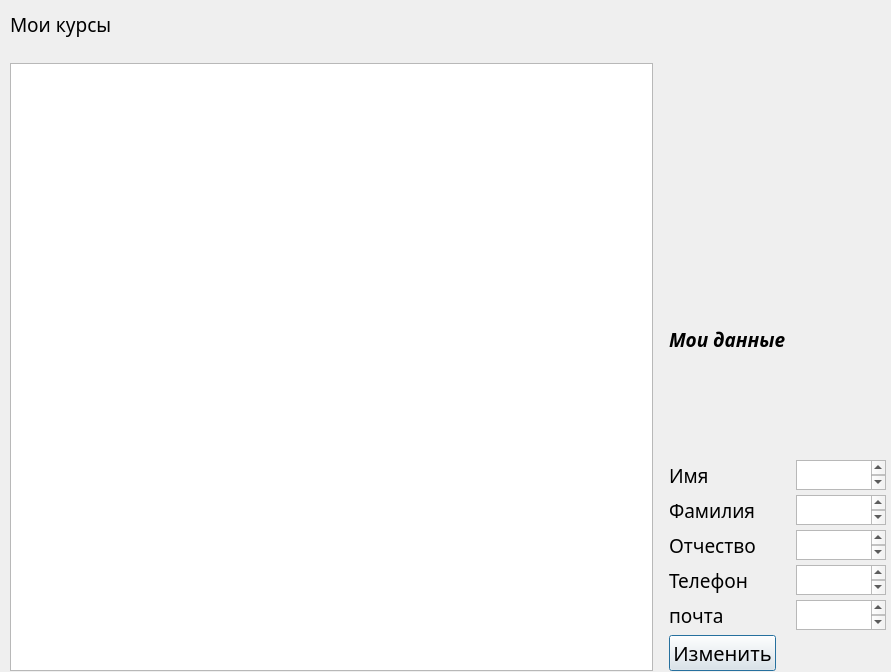
<?xml version="1.0" encoding="UTF-8"?>
<ui version="4.0">
 <class>teacher</class>
 <widget class="QDialog" name="teacher">
  <property name="geometry">
   <rect>
    <x>0</x>
    <y>0</y>
    <width>891</width>
    <height>672</height>
   </rect>
  </property>
  <property name="windowTitle">
   <string>Dialog</string>
  </property>
  <widget class="QWidget" name="horizontalLayoutWidget">
   <property name="geometry">
    <rect>
     <x>0</x>
     <y>1</y>
     <width>891</width>
     <height>680</height>
    </rect>
   </property>
   <layout class="QHBoxLayout" name="horizontalLayout_7" stretch="3,1">
    <item>
     <layout class="QVBoxLayout" name="verticalLayout" stretch="0,30">
      <property name="spacing">
       <number>25</number>
      </property>
      <property name="leftMargin">
       <number>10</number>
      </property>
      <property name="topMargin">
       <number>10</number>
      </property>
      <property name="rightMargin">
       <number>10</number>
      </property>
      <property name="bottomMargin">
       <number>10</number>
      </property>
      <item>
       <widget class="QLabel" name="label">
        <property name="font">
         <font>
          <family>Sawasdee</family>
          <pointsize>14</pointsize>
         </font>
        </property>
        <property name="text">
         <string>Мои курсы</string>
        </property>
       </widget>
      </item>
      <item>
       <widget class="QTableView" name="tableView"/>
      </item>
     </layout>
    </item>
    <item>
     <layout class="QVBoxLayout" name="verticalLayout_2" stretch="0">
      <property name="topMargin">
       <number>300</number>
      </property>
      <item>
       <layout class="QGridLayout" name="gridLayout_2" rowstretch="1,1,1,1,1,1,1,1">
        <property name="sizeConstraint">
         <enum>QLayout::SetDefaultConstraint</enum>
        </property>
        <property name="topMargin">
         <number>0</number>
        </property>
        <property name="rightMargin">
         <number>5</number>
        </property>
        <property name="bottomMargin">
         <number>10</number>
        </property>
        <property name="horizontalSpacing">
         <number>10</number>
        </property>
        <property name="verticalSpacing">
         <number>5</number>
        </property>
        <item row="5" column="0">
         <widget class="QLabel" name="label_6">
          <property name="font">
           <font>
            <family>Sawasdee</family>
            <pointsize>14</pointsize>
           </font>
          </property>
          <property name="text">
           <string>Телефон</string>
          </property>
         </widget>
        </item>
        <item row="5" column="2">
         <widget class="QPlainTextEdit" name="plainTextEdit_3">
          <property name="maximumSize">
           <size>
            <width>300</width>
            <height>30</height>
           </size>
          </property>
          <property name="font">
           <font>
            <family>Sawasdee</family>
            <pointsize>14</pointsize>
           </font>
          </property>
         </widget>
        </item>
        <item row="6" column="2">
         <widget class="QPlainTextEdit" name="plainTextEdit_5">
          <property name="maximumSize">
           <size>
            <width>300</width>
            <height>30</height>
           </size>
          </property>
          <property name="font">
           <font>
            <family>Sawasdee</family>
            <pointsize>14</pointsize>
           </font>
          </property>
         </widget>
        </item>
        <item row="4" column="2">
         <widget class="QPlainTextEdit" name="plainTextEdit_4">
          <property name="maximumSize">
           <size>
            <width>300</width>
            <height>30</height>
           </size>
          </property>
          <property name="font">
           <font>
            <family>Sawasdee</family>
            <pointsize>14</pointsize>
           </font>
          </property>
         </widget>
        </item>
        <item row="4" column="0">
         <widget class="QLabel" name="label_4">
          <property name="font">
           <font>
            <family>Sawasdee</family>
            <pointsize>14</pointsize>
           </font>
          </property>
          <property name="text">
           <string>Отчество</string>
          </property>
         </widget>
        </item>
        <item row="2" column="2">
         <widget class="QPlainTextEdit" name="plainTextEdit">
          <property name="sizePolicy">
           <sizepolicy hsizetype="Expanding" vsizetype="Fixed">
            <horstretch>0</horstretch>
            <verstretch>0</verstretch>
           </sizepolicy>
          </property>
          <property name="minimumSize">
           <size>
            <width>90</width>
            <height>10</height>
           </size>
          </property>
          <property name="maximumSize">
           <size>
            <width>300</width>
            <height>30</height>
           </size>
          </property>
          <property name="baseSize">
           <size>
            <width>10</width>
            <height>10</height>
           </size>
          </property>
          <property name="font">
           <font>
            <family>Sawasdee</family>
            <pointsize>14</pointsize>
           </font>
          </property>
         </widget>
        </item>
        <item row="7" column="0">
         <widget class="QPushButton" name="pushButton">
          <property name="sizePolicy">
           <sizepolicy hsizetype="Fixed" vsizetype="Fixed">
            <horstretch>0</horstretch>
            <verstretch>0</verstretch>
           </sizepolicy>
          </property>
          <property name="font">
           <font>
            <family>Sawasdee</family>
            <pointsize>15</pointsize>
            <italic>false</italic>
            <underline>false</underline>
            <strikeout>false</strikeout>
            <kerning>false</kerning>
           </font>
          </property>
          <property name="layoutDirection">
           <enum>Qt::LeftToRight</enum>
          </property>
          <property name="text">
           <string>Изменить</string>
          </property>
         </widget>
        </item>
        <item row="3" column="0">
         <widget class="QLabel" name="label_5">
          <property name="font">
           <font>
            <family>Sawasdee</family>
            <pointsize>14</pointsize>
           </font>
          </property>
          <property name="text">
           <string>Фамилия</string>
          </property>
         </widget>
        </item>
        <item row="3" column="2">
         <widget class="QPlainTextEdit" name="plainTextEdit_2">
          <property name="maximumSize">
           <size>
            <width>300</width>
            <height>30</height>
           </size>
          </property>
          <property name="font">
           <font>
            <family>Sawasdee</family>
            <pointsize>14</pointsize>
           </font>
          </property>
         </widget>
        </item>
        <item row="2" column="0">
         <widget class="QLabel" name="label_3">
          <property name="font">
           <font>
            <family>Sawasdee</family>
            <pointsize>14</pointsize>
           </font>
          </property>
          <property name="text">
           <string>Имя</string>
          </property>
         </widget>
        </item>
        <item row="6" column="0">
         <widget class="QLabel" name="label_7">
          <property name="font">
           <font>
            <family>Sawasdee</family>
            <pointsize>14</pointsize>
           </font>
          </property>
          <property name="text">
           <string>почта</string>
          </property>
         </widget>
        </item>
        <item row="0" column="0">
         <widget class="QLabel" name="label_2">
          <property name="palette">
           <palette>
            <active>
             <colorrole role="Base">
              <brush brushstyle="SolidPattern">
               <color alpha="255">
                <red>255</red>
                <green>255</green>
                <blue>255</blue>
               </color>
              </brush>
             </colorrole>
             <colorrole role="Window">
              <brush brushstyle="SolidPattern">
               <color alpha="255">
                <red>181</red>
                <green>227</green>
                <blue>224</blue>
               </color>
              </brush>
             </colorrole>
            </active>
            <inactive>
             <colorrole role="Base">
              <brush brushstyle="SolidPattern">
               <color alpha="255">
                <red>255</red>
                <green>255</green>
                <blue>255</blue>
               </color>
              </brush>
             </colorrole>
             <colorrole role="Window">
              <brush brushstyle="SolidPattern">
               <color alpha="255">
                <red>181</red>
                <green>227</green>
                <blue>224</blue>
               </color>
              </brush>
             </colorrole>
            </inactive>
            <disabled>
             <colorrole role="Base">
              <brush brushstyle="SolidPattern">
               <color alpha="255">
                <red>181</red>
                <green>227</green>
                <blue>224</blue>
               </color>
              </brush>
             </colorrole>
             <colorrole role="Window">
              <brush brushstyle="SolidPattern">
               <color alpha="255">
                <red>181</red>
                <green>227</green>
                <blue>224</blue>
               </color>
              </brush>
             </colorrole>
            </disabled>
           </palette>
          </property>
          <property name="font">
           <font>
            <family>Sawasdee</family>
            <pointsize>14</pointsize>
            <weight>75</weight>
            <italic>true</italic>
            <bold>true</bold>
            <kerning>false</kerning>
           </font>
          </property>
          <property name="autoFillBackground">
           <bool>false</bool>
          </property>
          <property name="text">
           <string>Мои данные</string>
          </property>
         </widget>
        </item>
       </layout>
      </item>
     </layout>
    </item>
   </layout>
  </widget>
 </widget>
 <resources/>
 <connections/>
</ui>
